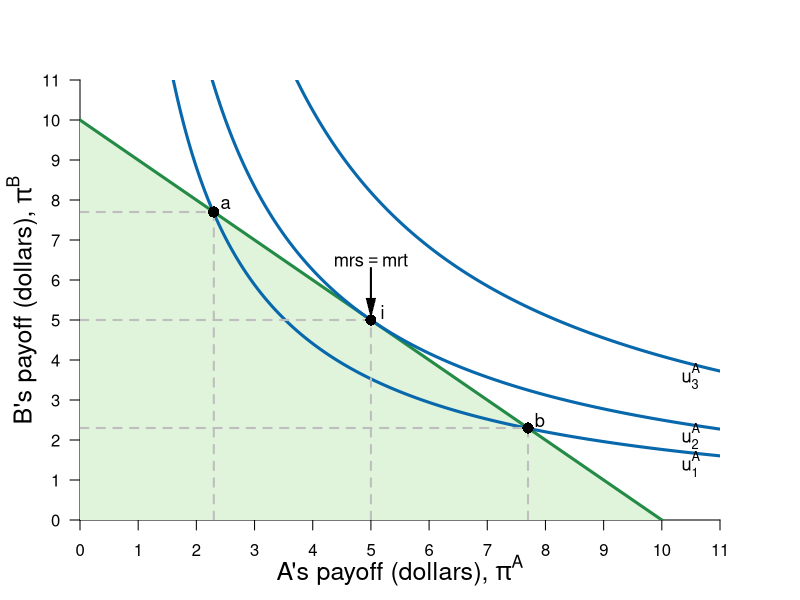

R code for this plot:
#Graph Designer: Simon Halliday
#Authors: Bowles, Foley and Halliday
#Title: Microeconomics: Competition, Conflict and Coordination

library(shape)
pdf(file = "constrained_optimization/feasible_dictator_fair.pdf", width = 8, height = 8)

#Set parameters for graphics
axislabelsize <- 1.5
labelsize <- 1.1
graphlinewidth <- 3
segmentlinewidth <- 2

COL <- c("#7fc97f", "#beaed4", "#fdc086", "#ffff99", "#386cb0", "#f0027f", "#bf5b17", "#666666")
COLA <- c("#e0f3db", "#99d8c9","#66c2a4","#41ae76", "#238b45", "#005824")
COLB <- c("#4eb3d3", "#2b8cbe", "#0868ac","#084081")

#Edited the margins to cater for the larger LHS labels
par(mar =  c(4, 4, 4, 4))

ppf <- function(x, slope = 1, bary = 10) {
  bary - slope * x
}

uFn <- function(x, y, alpha = 0.5){
  ((x)^alpha)*(y^(1-alpha))
}

indiffA <- function(x, ubar = uFn(8,2) - 1, alpha = 0.3) {
  (ubar/ ((x)^alpha))^(1/ (1 - alpha))
}

ylims <- c(0, 11)
xlims <- c(0, 11)

npts <- 501 
x <- seq(xlims[1], xlims[2], length.out = npts)
y <- seq(ylims[1], ylims[2], length.out = npts) 
a <- c(uFn(5, 5) - 0.8, uFn(5, 5), uFn(5, 5) + 1.4) #alpha = 0.4

plot(0, 0, xlim = xlims, ylim = ylims, type = "n",
     xlab = expression(paste("")),
     ylab = expression(paste("")), 
     xaxt = "n", 
     yaxt = "n", 
     cex.lab = axislabelsize, 
     bty = "n", 
     xaxs="i", 
     yaxs="i"
)


# ticksy <- seq(from = 0, to = ylims[2], by = 1)
# ylabels <- seq(from = 0, to = ylims[2], by = 1)
ticksx <- seq(from = 0, to = xlims[2], by = 1)
xlabels <- seq(from = 0, to = xlims[2], by = 1)
ticksy <- seq(from = 0, to = ylims[2], by = 1)
ylabels <- seq(from = 0, to = ylims[2], by = 1)
# ticksx <- c(xlims[1], 5.25, 8.944272, xlims[2])
# xlabels <- c(NA, expression(paste(x,"*")), expression(paste(bar(x))), NA)

axis(1, at = ticksx, pos = 0, labels = xlabels)
axis(2, at = ticksy, pos = 0, labels = ylabels, las = 1)

npts <- 500 
xx1 <- seq(xlims[1], xlims[2], length.out = npts)
xx2 <- seq(0, xlims[2], length.out = npts)
xx3 <- seq(xlims[1], 0, length.out = npts)
xx4 <- seq(-11, 0, length.out = npts)

#Draw the polygon for shading the feasible set
xpoly1 <- seq(from = xlims[1], 10, length.out = 500)
ypoly1 <- ppf(xpoly1)
polygon(x = c(0, xpoly1, 0),
        y = c(0, ypoly1, 0),
        col=COLA[1], density=NULL, border = NA)

#Draw the graphs
lines(xx1, ppf(xx1), col = COLA[5], lwd = graphlinewidth)

#Label the feasible frontier
text(16, 3, expression("Feasible Frontier"), cex = labelsize)
Arrows(16, 3.1, 16, 3.9, col = "black", lty = 1, lwd = 2, arr.type = "triangle", arr.lwd = 0.5)

contour(x, y, 
        outer(x, y, uFn),
        drawlabels = FALSE,
        col = COLB[3],
        lwd = graphlinewidth,
        levels = a, 
        xaxs="i", 
        yaxs="i", 
        add = TRUE)

#Axis labels
mtext(expression(paste("A's payoff (dollars), ", pi^A)), side = 1, line = 2.5, cex = axislabelsize)
text(-1, 0.5*ylims[2], expression(paste("B's payoff (dollars), ", pi^B)), xpd = TRUE, cex = axislabelsize, srt = 90) 

#Add mrs = mrt at i
text(5, 6.5, expression(paste(mrs == mrt)), cex = labelsize)
Arrows(5, 6.3, 5, 5.3, col = "black", lty = 1, lwd = 2, arr.type = "triangle", arr.lwd = 0.5)

#Label the indifference curves
text(10.5, 1.4, expression(u[1]^A), cex = labelsize)
text(10.5, 2.1, expression(u[2]^A), cex = labelsize)
text(10.5, 3.6, expression(u[3]^A), cex = labelsize)

#Annotate max u point on feasible frontier
text(5.2, ppf(5) + 0.2, expression(paste(i)), cex = labelsize)
segments(5, 0, 5, ppf(x = 5), lty = 2, col = "gray", lwd = segmentlinewidth)
segments(0, ppf(x = 5), 5, ppf(x = 5), lty = 2, col = "gray", lwd = segmentlinewidth)
points(5, ppf(x = 5), pch = 16, col = "black", cex = 1.5)

text(2.3+0.2, ppf(2.3) + 0.2, expression(paste(a)), cex = labelsize)
segments(2.3, 0, 2.3, ppf(x = 2.3), lty = 2, col = "gray", lwd = segmentlinewidth)
segments(0, ppf(x = 2.3), 2.3, ppf(x = 2.3), lty = 2, col = "gray", lwd = segmentlinewidth)
points(2.3, ppf(x = 2.3), pch = 16, col = "black", cex = 1.5)


text(7.7+0.2, ppf(7.7) + 0.2, expression(paste(b)), cex = labelsize)
segments(7.7, 0, 7.7, ppf(x = 7.7), lty = 2, col = "gray", lwd = segmentlinewidth)
segments(0, ppf(x = 7.7), 7.7, ppf(x = 7.7), lty = 2, col = "gray", lwd = segmentlinewidth)
points(7.7, ppf(x = 7.7), pch = 16, col = "black", cex = 1.5)



dev.off()
